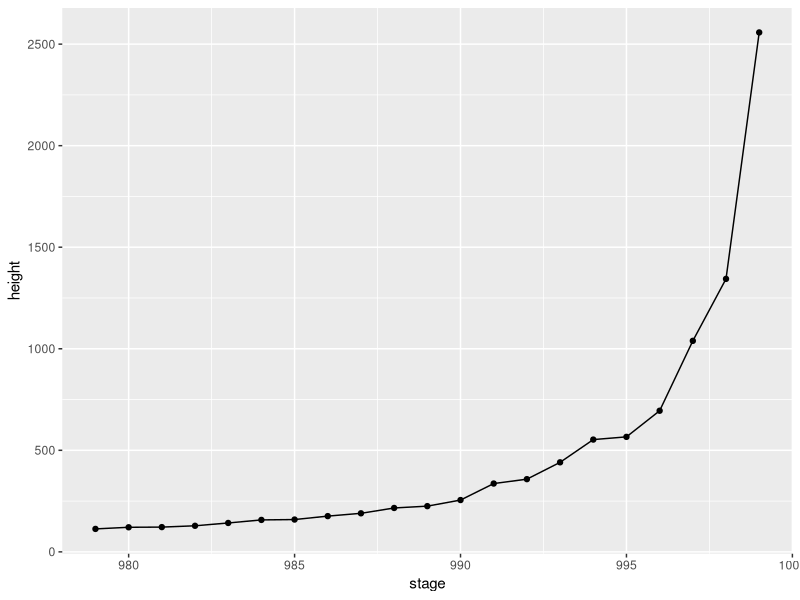
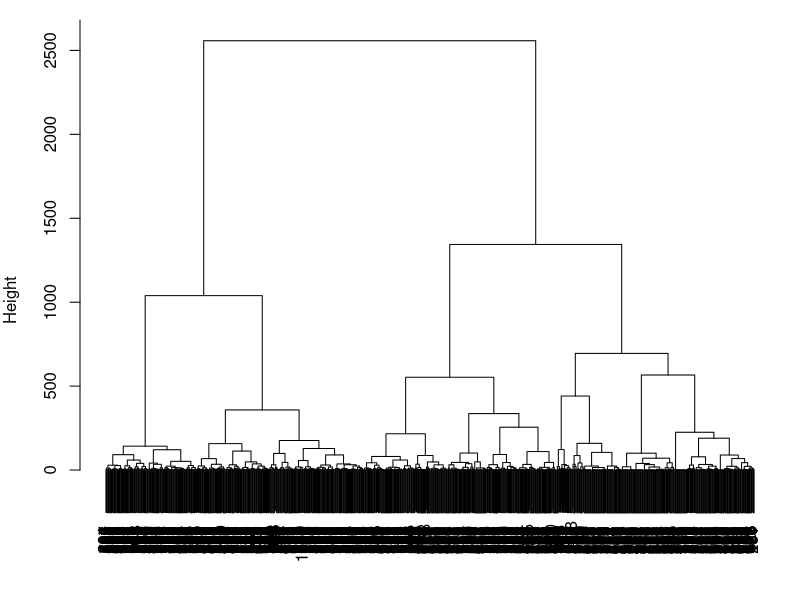
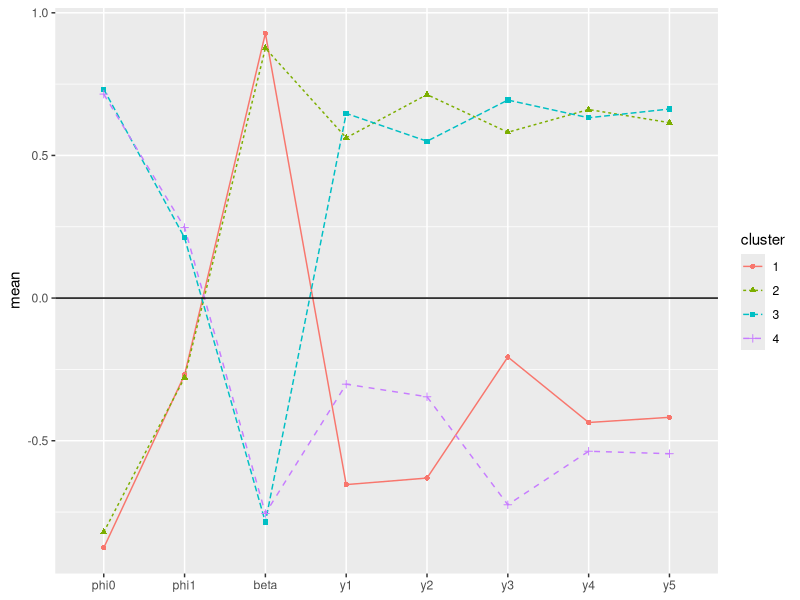

Here is the R script that generated these plots, in order:
library(ggplot2)
library(reshape2)

graphics.off()
rm(list=ls())
cat('\f')

garch<-read.csv("garch.csv")
nc=ncol(garch)
data<-scale(garch[1:nc-1])
d<-dist(data,method="euclidean")^2
fit1<-hclust(d,method="ward.D")

tmp<-(length(fit1$height)-20):length(fit1$height)
ggplot(mapping=aes(x=tmp,y=fit1$height[tmp]))+
    geom_line()+
    geom_point()+
    labs(x="stage",y="height")

par(mar=c(1,4,1,1))
plot(fit1,sub="",xlab="",main="")

num=4
cluster<-cutree(fit1,k=num)
centers<-aggregate(x=data,by=list(cluster=cluster),FUN=mean)

fit2<-kmeans(x=data,centers=centers[-1],algorithm="MacQueen")

tb<-fit2$centers
tb<-data.frame(cbind(tb,cluster=1:num))
tbm<-melt(tb,id.vars="cluster")
tbm$cluster<-factor(tbm$cluster)
ggplot(tbm,aes(x=variable,y=value,group=cluster,colour=cluster))+
    geom_line(aes(linetype=cluster))+
    geom_point(aes(shape=cluster))+
    geom_hline(yintercept=0)+
    labs(x=NULL,y="mean")

aggregate(x=garch[1:nc-1],by=list(cluster=fit2$cluster),FUN=mean)
table(garch$tail,fit2$cluster)


